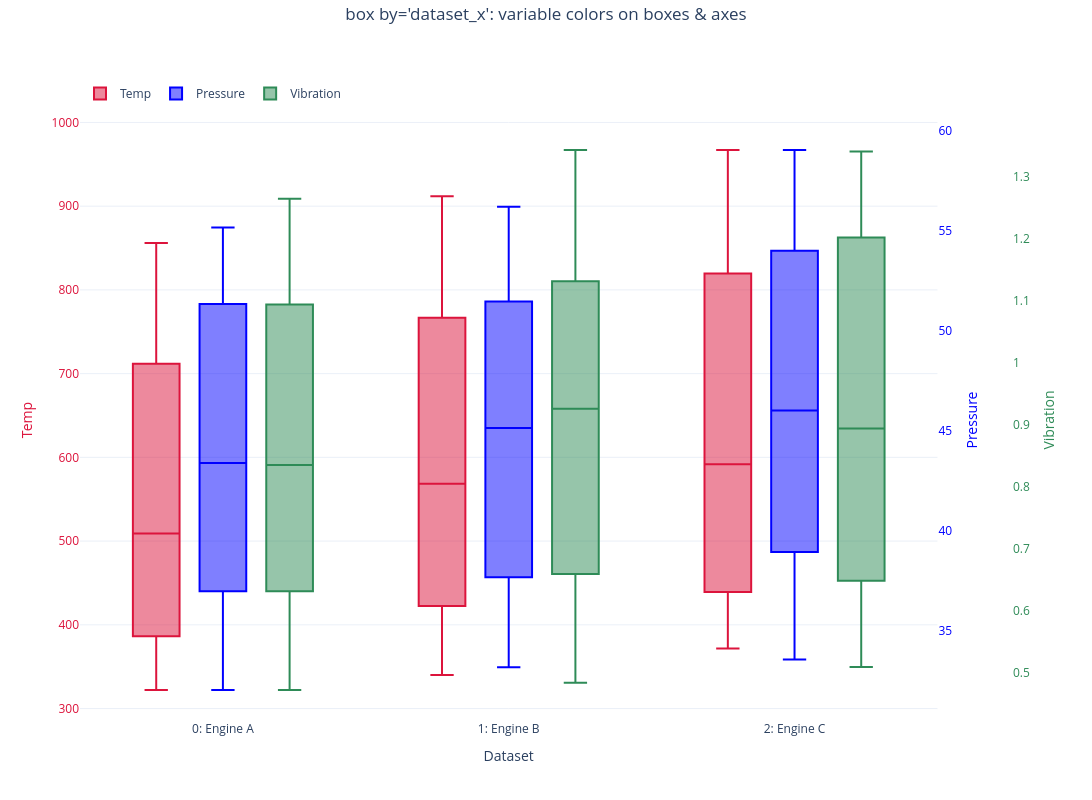

This figure's notebook cell:
### Markdown cell above
## 3. `box(by='dataset_x')` — same idea, distributions

X-axis is the dataset; each variable is a box on its own Y-axis, colored by its
override.

### Code cell
nb.box(y=["Temp", "Pressure", "Vibration"], by="dataset_x",
       suptitle="box by='dataset_x': variable colors on boxes & axes")

### Figure 1 — Plotly figure (JSON) as saved in the notebook; plotly's stock layout.template omitted (floating-point values rounded to 4 significant figures; data arrays with more than 128 entries replaced by an {"elided": "..."} marker saying what was removed)
{"data": [{"boxpoints": "outliers", "marker": {"color": "crimson"}, "name": "Temp", "notched": false, "offsetgroup": "0", "type": "box", "x": {"elided": "144 str values"}, "y": {"elided": "144 float values"}, "yaxis": "y"}, {"boxpoints": "outliers", "marker": {"color": "blue"}, "name": "Pressure", "notched": false, "offsetgroup": "1", "type": "box", "x": {"elided": "144 str values"}, "y": {"elided": "144 float values"}, "yaxis": "y2"}, {"boxpoints": "outliers", "marker": {"color": "seagreen"}, "name": "Vibration", "notched": false, "offsetgroup": "2", "type": "box", "x": {"elided": "144 str values"}, "y": {"elided": "144 float values"}, "yaxis": "y3"}], "layout": {"boxmode": "group", "height": 800, "legend": {"orientation": "h", "x": 0, "xanchor": "left", "y": 1.02, "yanchor": "bottom"}, "margin": {"r": 80, "t": 120}, "title": {"text": "box by='dataset_x': variable colors on boxes & axes", "x": 0.5, "y": 0.99, "yanchor": "top", "yref": "container"}, "width": 1200, "xaxis": {"domain": [0, 0.92], "title": {"text": "Dataset"}}, "yaxis": {"showgrid": true, "tickfont": {"color": "crimson"}, "title": {"font": {"color": "crimson"}, "text": "Temp"}}, "yaxis2": {"anchor": "x", "overlaying": "y", "showgrid": false, "side": "right", "tickfont": {"color": "blue"}, "title": {"font": {"color": "blue"}, "text": "Pressure"}}, "yaxis3": {"anchor": "free", "overlaying": "y", "position": 1, "showgrid": false, "side": "right", "tickfont": {"color": "seagreen"}, "title": {"font": {"color": "seagreen"}, "text": "Vibration"}}}}
